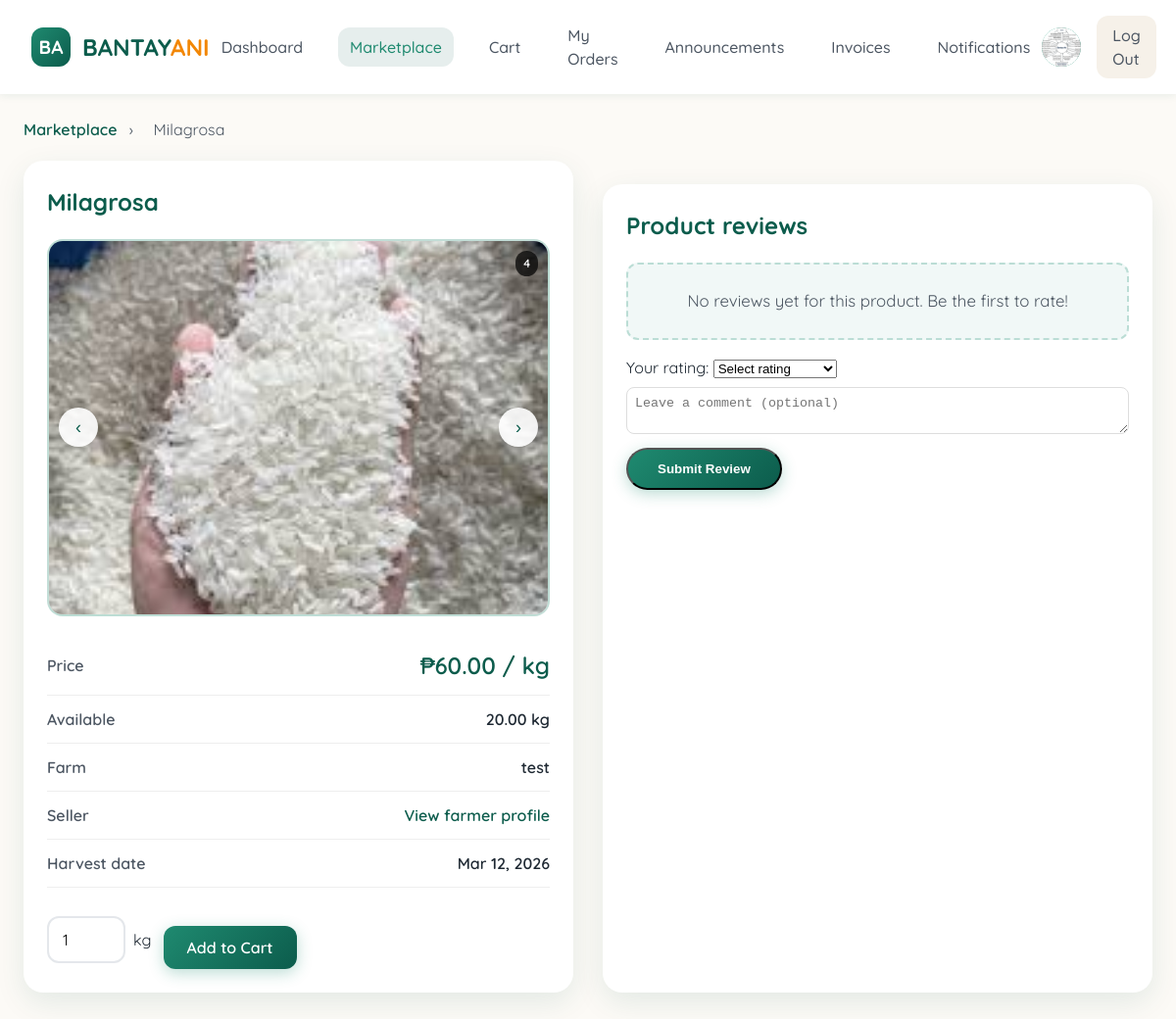
Page /buyer/product.php?id=24 (signed in) on the committed database.
### tables this page shows
CREATE TABLE `users` (
  `user_id` int(11) NOT NULL,
  `role` enum('Farmer','Buyer','Admin') NOT NULL,
  `first_name` varchar(45) NOT NULL,
  `middle_name` varchar(45) NOT NULL,
  `last_name` varchar(45) NOT NULL,
  `email` varchar(45) NOT NULL,
  `password` varchar(255) NOT NULL,
  `contact_number` varchar(45) DEFAULT NULL,
  `address` varchar(45) NOT NULL,
  `is_verified` tinyint(4) DEFAULT 0,
  `created_at` timestamp NULL DEFAULT current_timestamp(),
  `img_path` varchar(255) DEFAULT NULL
);

CREATE TABLE `crops_inventory` (
  `inventory_id` int(11) NOT NULL,
  `farmer_id` int(11) NOT NULL,
  `crop_id` int(11) NOT NULL,
  `quantity` decimal(10,2) DEFAULT NULL,
  `unit` enum('kg','g','pieces','sack','bundle') NOT NULL DEFAULT 'kg',
  `harvest_date` date DEFAULT NULL,
  `harvest_status` enum('Scheduled','Confirmed','Cancelled') NOT NULL DEFAULT 'Scheduled',
  `harvest_confirmed_at` datetime DEFAULT NULL,
  `harvest_cancelled_at` datetime DEFAULT NULL,
  `harvest_notification_seen_at` datetime DEFAULT NULL,
  `price` decimal(10,2) DEFAULT NULL,
  `created_at` timestamp NULL DEFAULT current_timestamp()
);

CREATE TABLE `crops` (
  `crop_id` int(11) NOT NULL,
  `category_id` int(11) NOT NULL DEFAULT 8,
  `crop_name` varchar(45) NOT NULL,
  `unit` enum('kg','g','pieces','sack','bundle') NOT NULL DEFAULT 'kg'
);

CREATE TABLE `crop_images` (
  `image_id` int(11) NOT NULL,
  `inventory_id` int(11) NOT NULL,
  `image_path` varchar(255) NOT NULL,
  `is_primary` tinyint(1) NOT NULL DEFAULT 0,
  `uploaded_at` timestamp NOT NULL DEFAULT current_timestamp()
);

CREATE TABLE `farmer_profiles` (
  `farmer_id` int(11) NOT NULL,
  `farm_name` varchar(45) NOT NULL,
  `farm_location` varchar(255) NOT NULL,
  `farm_img_path` varchar(255) DEFAULT NULL,
  `verified_by` int(11) DEFAULT NULL,
  `verified_at` timestamp NULL DEFAULT NULL,
  `region` varchar(100) DEFAULT NULL
);

### buyer/product.php (the view, shortened to what this page needs)
<?php
include __DIR__ . '/../includes/config.php';
$user_id = $_SESSION['user_id'];
$first_name = $_SESSION['first_name'];
$profile_img = null;
$stmt = $conn->prepare("SELECT img_path FROM users WHERE user_id = ?");
$stmt->bind_param("i", $user_id);
$stmt->execute();
$stmt->bind_result($profile_img);
$id = isset($_GET['id']) ? (int) $_GET['id'] : 0;
$stmt = $conn->prepare("
    SELECT ci.inventory_id, ci.farmer_id, ci.crop_id, ci.quantity, ci.price, ci.harvest_date,
           c.crop_name, c.unit,
           f.farm_name
    FROM crops_inventory ci
    JOIN crops c ON ci.crop_id = c.crop_id
    JOIN farmer_profiles f ON ci.farmer_id = f.farmer_id
    WHERE ci.inventory_id = ? AND ci.quantity > 0
");
$stmt->bind_param("i", $id);
$stmt->execute();
$row = $stmt->get_result()->fetch_assoc();
$stmt = $conn->prepare("
    SELECT image_path, is_primary
    FROM crop_images
    WHERE inventory_id = ?
    ORDER BY is_primary DESC, image_id ASC
");
$stmt->bind_param("i", $id);
$stmt->execute();
$product_images = $stmt->get_result()->fetch_all(MYSQLI_ASSOC);
$farmer_id = (int) $row['farmer_id'];
$stmt = $conn->prepare("
    SELECT r.rating, r.comment, r.created_at, u.first_name
    FROM ratings r
    JOIN users u ON r.buyer_id = u.user_id
    WHERE r.inventory_id = ?
    ORDER BY r.created_at DESC
");
$stmt->bind_param("i", $id);
$stmt->execute();
$product_reviews = $stmt->get_result()->fetch_all(MYSQLI_ASSOC);
?>
<!DOCTYPE html>
<html lang="en">
<head>
    <link rel="stylesheet" href="assets/css/buyer.css">
</head>
<body class="product-page">
    <nav class="navbar">
        <div class="logo-container">
            <div class="logo">BA</div>
            <div class="logo-text">BANTAY<span>ANI</span></div>
        </div>
        <div class="nav-links">
            <a href="../index.php" class="nav-link">Dashboard</a>
            <a href="../marketplace.php" class="nav-link active">Marketplace</a>
            <a href="cart.php" class="nav-link">Cart</a>
            <a href="orders.php" class="nav-link">My Orders</a>
            <a href="../announcements.php" class="nav-link">Announcements</a>
            <a href="../invoices.php" class="nav-link">Invoices</a>
            <a href="notifications.php" class="nav-link">Notifications</a>
        </div>
        <div class="user-menu">
            <?php
                $profile_img = trim($profile_img ?? '');
                $absolute_path = $_SERVER['DOCUMENT_ROOT'] . '/bantayani/' . $profile_img;
                $public_path   = '/bantayani/' . $profile_img;
            ?>
            <a href="profile.php" title="View Profile">
                <div class="user-avatar">
                    <?php if (!empty($profile_img) && file_exists($absolute_path)): ?>
                        <img src="<?= htmlspecialchars($public_path) ?>"
                             alt="Profile"
                             style="width:100%; height:100%; object-fit:cover; border-radius:50%;">
                    <?php else: ?>
                        <?= strtoupper(substr($first_name, 0, 1)) ?>
                    <?php endif; ?>
                </div>
            </a>
            <a href="/bantayani/user/logout.php" class="logout-btn" style="text-decoration:none; display:inline-block;">
                Log Out
            </a>
        </div>
    </nav>
    <div class="product-container">
        <div class="product-breadcrumb">
            <a href="../marketplace.php">Marketplace</a>
            <span>›</span>
            <span><?= htmlspecialchars($row['crop_name']) ?></span>
        </div>
        <div class="product-grid">
            <div class="product-card">
                <h2><?= htmlspecialchars($row['crop_name']) ?></h2>
                <?php if (!empty($product_images)): ?>
                    <div class="product-image-slider">
                        <?php foreach ($product_images as $index => $image): ?>
                            <img src="../<?= htmlspecialchars($image['image_path']) ?>"
                                 alt="<?= htmlspecialchars($row['crop_name']) ?>"
                                 class="<?= $index === 0 ? 'active' : '' ?>">
                        <?php endforeach; ?>
                        <?php if (count($product_images) > 1): ?>
                            <div class="slider-controls">
                                <button class="slider-btn" onclick="changeImage(-1)">‹</button>
                                <button class="slider-btn" onclick="changeImage(1)">›</button>
                            </div>
                            <div class="image-counter"><?= count($product_images) ?></div>
                        <?php endif; ?>
                    </div>
                <?php endif; ?>
                <div class="product-detail-row">
                    <span class="product-detail-label">Price</span>
                    <span class="product-detail-value product-price">₱<?= number_format((float) $row['price'], 2) ?> / <?= htmlspecialchars($row['unit']) ?></span>
                </div>
                <div class="product-detail-row">
                    <span class="product-detail-label">Available</span>
                    <span class="product-detail-value"><?= htmlspecialchars($row['quantity']) ?> <?= htmlspecialchars($row['unit']) ?></span>
                </div>
                <div class="product-detail-row">
                    <span class="product-detail-label">Farm</span>
                    <span class="product-detail-value"><?= htmlspecialchars($row['farm_name']) ?></span>
                </div>
                <div class="product-detail-row">
                    <span class="product-detail-label">Seller</span>
                    <span class="product-detail-value">
                        <a href="../user/view_profile.php?id=<?= $farmer_id ?>" class="seller-link">View farmer profile</a>
                    </span>
                </div>
                <?php if (!empty($row['harvest_date'])): ?>
                <div class="product-detail-row">
                    <span class="product-detail-label">Harvest date</span>
                    <span class="product-detail-value"><?= date('M d, Y', strtotime($row['harvest_date'])) ?></span>
                </div>
                <?php endif; ?>
                <form method="post" action="cart.php" class="add-to-cart-form">
                    <div style="display:flex; align-items:center; gap:8px;">
                        <input type="number" name="qty" min="1" max="<?= (int) $row['quantity'] ?>" value="1" required>
                        <span><?= htmlspecialchars($row['unit']) ?></span>
                    </div>
                    <button type="submit" class="btn">Add to Cart</button>
                </form>
            </div>
            <div class="product-card" style="margin-top:24px;">
            <h2>Product reviews</h2>
            <?php if (!empty($product_reviews)): ?>
                <ul class="reviews-list">
                    <?php foreach ($product_reviews as $rev): ?>
                        <li>
                            <strong><?= (int)$rev['rating'] ?> ★</strong>
                            <?php if (!empty($rev['comment'])): ?>
                                — <?= htmlspecialchars($rev['comment']) ?>
                            <?php endif; ?>
                            <div class="review-meta">
                                <?= htmlspecialchars($rev['first_name'] ?? 'Buyer') ?> · <?= date('M j, Y', strtotime($rev['created_at'])) ?>
                            </div>
                        </li>
                    <?php endforeach; ?>
                </ul>
            <?php else: ?>
                <div class="reviews-placeholder">
                    No reviews yet for this product. Be the first to rate!
                </div>
            <?php endif; ?>
            <form method="post" action="submit_rating.php" style="margin-top:16px;">
                <label for="rating">Your rating:</label>
                <select name="rating" id="rating" required>
                    <option value="">Select rating</option>
                </select>
                <textarea name="comment" placeholder="Leave a comment (optional)" style="width:100%; margin-top:8px; padding:8px; border-radius:8px; border:1px solid #ddd;"></textarea>
                <button type="submit" class="btn" style="margin-top:8px;">Submit Review</button>
            </form>
        </div>
        </div>
    </div>
</body>
</html>

### buyer/assets/css/buyer.css (style rules this page uses)
:root { --green-dark: #038129; --green: #1f8a70; --green-light: #4cb69f; --orange: #f28705; --beige: #f6f1e9; --beige-light: #fcfaf6; --text: #1f2933; --text-light: #4c5662; --border: #e4e7eb; --success: #0c5c4c; --warning: #f28705; --info: #1d4ed8; --error: #b91c1c; --shadow-sm: 0 2px 8px rgba(12, 92, 76, 0.08); --shadow-md: 0 8px 20px rgba(12, 92, 76, 0.12); --shadow-lg: 0 25px 60px rgba(12, 92, 76, 0.2); --radius-sm: 12px; --radius-md: 20px; --radius-lg: 28px; }
* { margin: 0; padding: 0; box-sizing: border-box; }
body { font-family: 'Quicksand', 'Segoe UI', Tahoma, Geneva, Verdana, sans-serif; background: var(--beige-light); color: var(--text); line-height: 1.5; min-height: 100vh; }
.navbar { background: white; padding: 16px 32px; box-shadow: var(--shadow-sm); display: flex; justify-content: space-between; align-items: center; position: sticky; top: 0; z-index: 1000; }
.logo-container { display: flex; align-items: center; gap: 12px; }
.logo { width: 40px; height: 40px; background: linear-gradient(135deg, var(--green), var(--green-dark)); border-radius: 12px; display: flex; align-items: center; justify-content: center; color: white; font-weight: 700; font-size: 1.2rem; }
.logo-text { font-size: 1.5rem; font-weight: 700; color: var(--green-dark); }
.logo-text span { color: var(--orange); }
.nav-links { display: flex; gap: 24px; align-items: center; }
.nav-link { text-decoration: none; color: var(--text-light); font-weight: 500; padding: 8px 12px; border-radius: var(--radius-sm); transition: all 0.2s; }
.nav-link.active { color: var(--green); background: rgba(12, 92, 76, 0.1); }
.user-menu { display: flex; align-items: center; gap: 16px; }
.user-avatar { width: 40px; height: 40px; background: linear-gradient(135deg, var(--green-light), var(--green)); border-radius: 50%; display: flex; align-items: center; justify-content: center; color: white; font-weight: 600; font-size: 1.1rem; cursor: pointer; transition: all 0.3s ease; }
.logout-btn { background: var(--beige); color: var(--text-light); border: none; padding: 8px 16px; border-radius: var(--radius-sm); font-family: inherit; font-weight: 500; cursor: pointer; transition: all 0.2s; }
.btn { display: inline-block; margin-top: 15px; padding: 12px 30px; background: linear-gradient(135deg, var(--green), var(--green-dark)); color: white; text-decoration: none; border-radius: 25px; font-weight: 600; text-align: center; transition: all 0.3s ease; box-shadow: 0 4px 15px rgba(31, 138, 112, 0.3); position: relative; overflow: hidden; }
.btn::before { content: ''; position: absolute; top: 50%; left: 50%; width: 0; height: 0; border-radius: 50%; background: rgba(255, 255, 255, 0.3); transform: translate(-50%, -50%); transition: width 0.6s, height 0.6s; }
.reviews-placeholder { padding: 14px; background: rgba(31, 138, 112, 0.06); border-radius: 12px; border: 2px dashed rgba(31, 138, 112, 0.25); color: var(--text-light); text-align: center; color: var(--text-light); font-size: 1.05rem; line-height: 1.6; }

### rows in the picture
users: img_path (picture)
crops_inventory: crop.crop_name "Milagrosa", price "60.00", crop.unit "kg", quantity "20.00", farmer.farm_name "test", harvest_date "Mar 12, 2026"
crop_images: image_path (picture)

### other values in the picture
count($product_images) "4"
